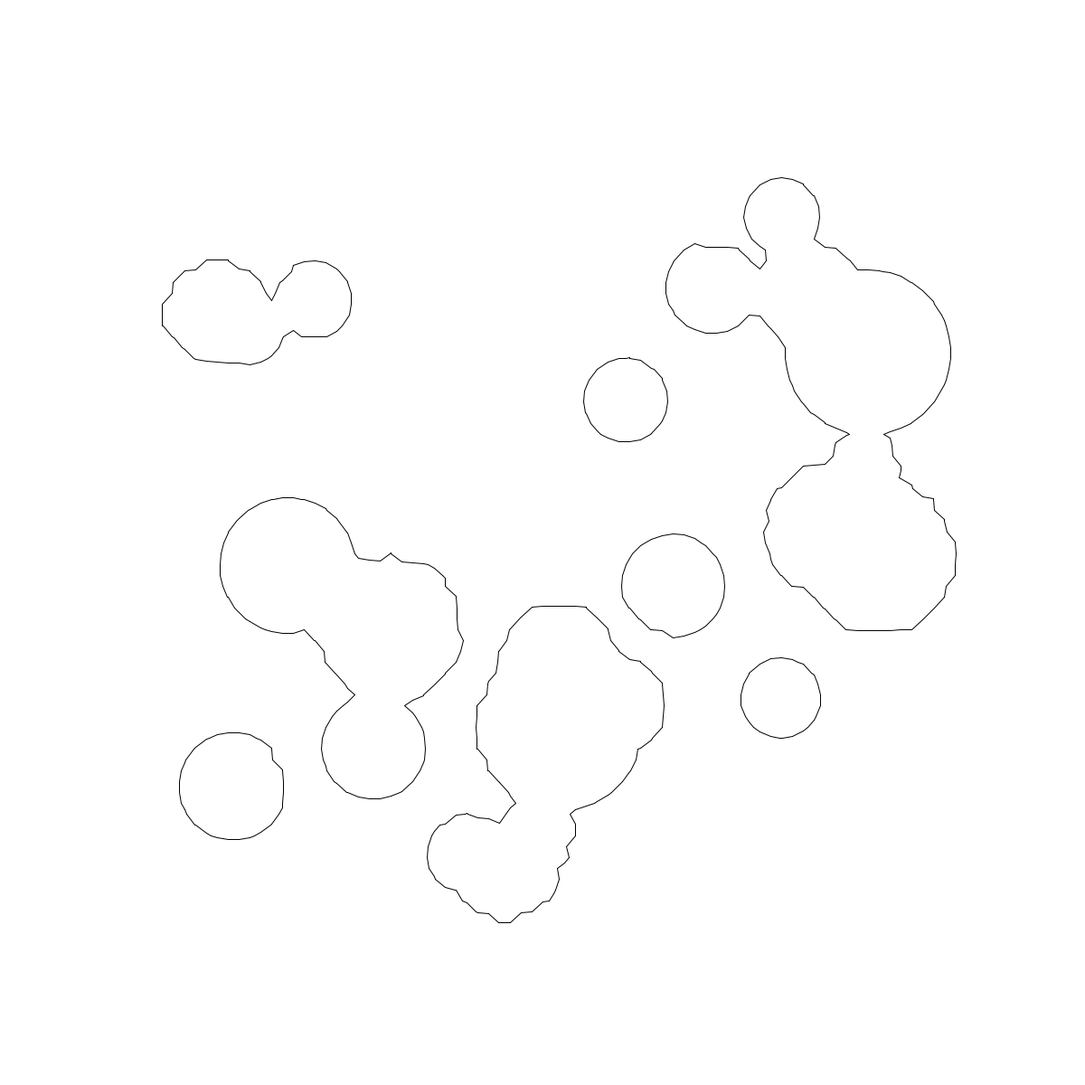
Frame 1 (no input)
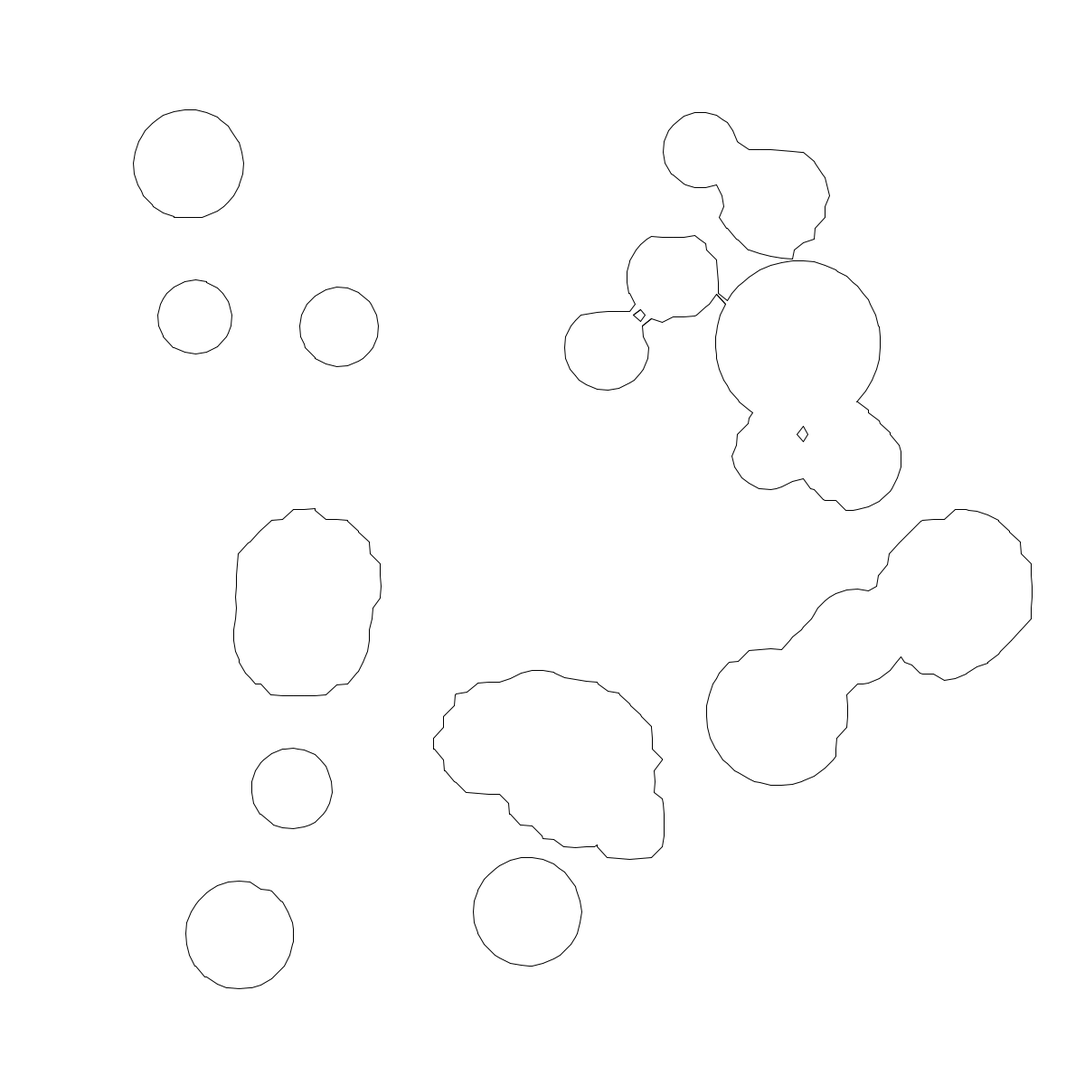
Frame 60 (the mouse pressed at the canvas centre just before this capture)
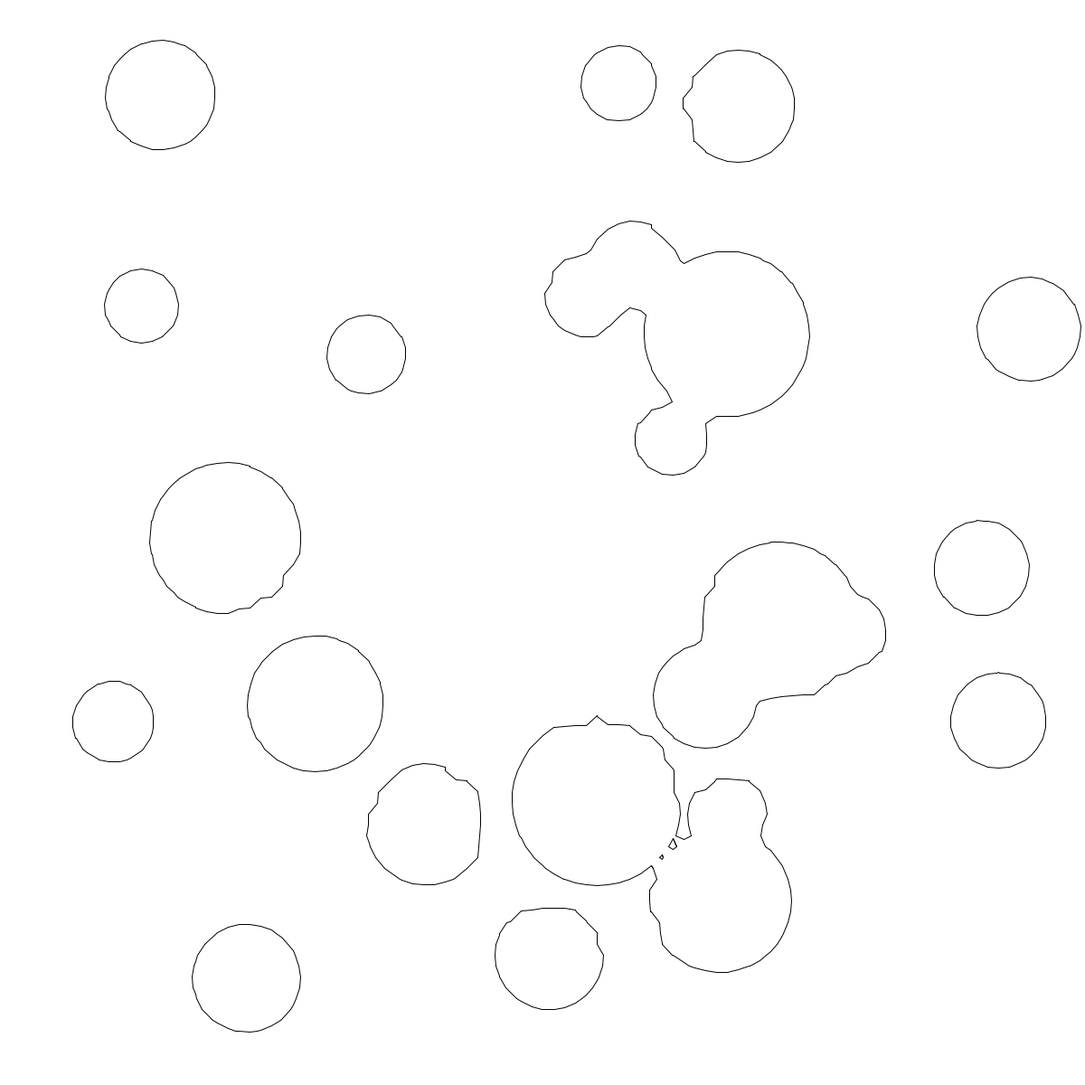
Frame 120 (the mouse held since frame 60 and released just before this capture)

The Processing sketch that drew these frames (run headless with seeded random() and noise(); from frame 60 on, the mouse is pressed at the canvas centre):

// Processing sketch: marching_squares
// ── marching_squares.pde
int WIDTH = 1200;
int HEIGHT = 1200;
int CELL_SIZE = 12;
int XPOINT_COUNT = WIDTH / CELL_SIZE + 1;
int YPOINT_COUNT = HEIGHT / CELL_SIZE + 1;
int CIRCLE_COUNT = 24;

ArrayList<Circle> arrayCircles = new ArrayList<Circle>();
ArrayList<ArrayList<Point>> arrayPoints = new ArrayList<ArrayList<Point>>();
ArrayList<Table> loopUpTable = new ArrayList<Table>();
ArrayList<ArrayList<Cell>> arrayCells = new ArrayList<ArrayList<Cell>>();

class Table
{
    boolean b1;
    boolean b2;
    boolean b3;
    boolean b4;
    boolean r1;
    boolean r2;
    boolean r3;
    boolean r4;

    Table(boolean _b1, boolean _b2, boolean _b3, boolean _b4, boolean _r1, boolean _r2, boolean _r3, boolean _r4)
    {
        b1 = _b1;
        b2 = _b2;
        b3 = _b3;
        b4 = _b4;
        r1 = _r1;
        r2 = _r2;
        r3 = _r3;
        r4 = _r4;
    }
    float GetValueX(Point p1, Point p2)
    {
        float dx = p2.x - p1.x;
        float d = p1.depth + p2.depth;
        return p1.x + dx * (p1.depth / d);
    }
    float GetValueY(Point p1, Point p2)
    {
        float dy = p2.y - p1.y;
        float d = p1.depth + p2.depth;
        return p1.y + dy * (p1.depth / d);
    }
    void Draw(Cell cell)
    {
        float x1 = -1;
        float y1 = -1;
        float x2 = -1;
        float y2 = -1;
        if (r1 && r2 && r3 && r4)
        {
            if (b1 && b3)
            {
                x1 = GetValueX(cell.p1, cell.p2);
                y1 = cell.p1.y;
                x2 = cell.p2.x;
                y2 = GetValueY(cell.p2, cell.p3);
                line(x1, y1, x2, y2);
                x1 = GetValueX(cell.p3, cell.p4);
                y1 = cell.p3.y;
                x2 = cell.p1.x;
                y2 = GetValueY(cell.p1, cell.p4);
                line(x1, y1, x2, y2);
            }
            else
            {
                x1 = GetValueX(cell.p1, cell.p2);
                y1 = cell.p1.y;
                x2 = cell.p1.x;
                y2 = GetValueY(cell.p1, cell.p4);
                line(x1, y1, x2, y2);
                x1 = cell.p2.x;
                y1 = GetValueY(cell.p2, cell.p3);
                x2 = GetValueX(cell.p3, cell.p4);
                y2 = cell.p3.y;
                line(x1, y1, x2, y2);
            }
            line(x1, y1, x2, y2);
        }
        else
        {
            if (r1)
            {
                x1 = GetValueX(cell.p1, cell.p2);
                y1 = cell.p1.y;
            }
            if (r2)
            {
                if (x1 < 0)
                {
                    x1 = cell.p2.x;
                    y1 = GetValueY(cell.p2, cell.p3);
                }
                else
                {
                    x2 = cell.p2.x;
                    y2 = GetValueY(cell.p2, cell.p3);
                }
            }
            if (r3)
            {
                if (x1 < 0)
                {
                    x1 = GetValueX(cell.p3, cell.p4);
                    y1 = cell.p3.y;
                }
                else
                {
                    x2 = GetValueX(cell.p3, cell.p4);
                    y2 = cell.p3.y;
                }
            }
            if (r4)
            {
                if (x1 < 0)
                {
                    x1 = cell.p1.x;
                    y1 = GetValueY(cell.p1, cell.p4);
                }
                {
                    x2 = cell.p1.x;
                    y2 = GetValueY(cell.p1, cell.p4);
                }
            }
            line(x1, y1, x2, y2);
        }
    }
}

class Point {
    float x;
    float y;
    boolean inner;
    float depth;
    Point(float _x, float _y)
    {
        x = _x * CELL_SIZE;
        y = _y * CELL_SIZE;
        inner = false;
        depth = 0;
    }
    void Draw()
    {
        point(x, y);
    }
}

class Circle
{
    float x;
    float y;
    float r;
    float vx;
    float vy;

    Circle(float _x, float _y, float _r, float _vx, float _vy)
    {
        x = _x;
        y = _y;
        r = _r;
        vx = _vx;
        vy = _vy;
    }
    void Draw()
    {
        ellipse(x, y, r * 2, r * 2);
    }
    void Move()
    {
        x = x + vx;
        y = y + vy;
        if (x < r)
        {
            x = r;
            vx = -vx;
        }
        else if (x > WIDTH - r)
        {
            x = WIDTH - r;
            vx = -vx;
        }
        if (y < r)
        {
            y = r;
            vy = -vy;
        }
        else if (y > HEIGHT - r)
        {
            y = HEIGHT - r;
            vy = -vy;
        }
    }
}

class Cell
{
    Point p1;
    Point p2;
    Point p3;
    Point p4;
    Cell(Point _p1, Point _p2, Point _p3, Point _p4)
    {
        p1 = _p1;
        p2 = _p2;
        p3 = _p3;
        p4 = _p4;
    }
    void Draw()
    {
        Table t = findTable(this);
        t.Draw(this);
    }
}

void setup()
{
    size(1200, 1200);
    noFill();
    init();
}

void init()
{
    loopUpTable.add(new Table(false, false, false, false, false, false, false, false));
    loopUpTable.add(new Table(true, false, false, false, true, false, false, true));
    loopUpTable.add(new Table(false, true, false, false, true, true, false, false));
    loopUpTable.add(new Table(true, true, false, false, false, true, false, true));

    loopUpTable.add(new Table(false, false, true, false, false, true, true, false));
    loopUpTable.add(new Table(true, false, true, false, true, true, true, true));
    loopUpTable.add(new Table(false, true, true, false, true, false, true, false));
    loopUpTable.add(new Table(true, true, true, false, false, false, true, true));

    loopUpTable.add(new Table(false, false, false, true, false, false, true, true));
    loopUpTable.add(new Table(true, false, false, true, true, false, true, false));
    loopUpTable.add(new Table(false, true, false, true, true, true, true, true));
    loopUpTable.add(new Table(true, true, false, true, false, true, true, false));

    loopUpTable.add(new Table(false, false, true, true, false, true, false, true));
    loopUpTable.add(new Table(true, false, true, true, true, true, false, false));
    loopUpTable.add(new Table(false, true, true, true, true, false, false, true));
    loopUpTable.add(new Table(true, true, true, true, false, false, false, false));

    for (int i = 0; i < XPOINT_COUNT; ++i)
    {
        ArrayList<Point> array = new ArrayList<Point>();
        arrayPoints.add(array);
        for (int j = 0; j < YPOINT_COUNT; ++j)
        {
            array.add(new Point(i, j));
        }
    }
    for (int i = 0; i < XPOINT_COUNT - 1; ++i)
    {
        ArrayList<Cell> cells = new ArrayList<Cell>();
        arrayCells.add(cells);
        for (int j = 0; j < YPOINT_COUNT - 1; ++j)
        {
            Point p1 = arrayPoints.get(j).get(i);
            Point p2 = arrayPoints.get(j+1).get(i);
            Point p3 = arrayPoints.get(j+1).get(i+1);
            Point p4 = arrayPoints.get(j).get(i+1);
            cells.add(new Cell(p1, p2, p3, p4));
        }
    }

    for (int i = 0; i < CIRCLE_COUNT; ++i)
    {
        float vx = random(1, 5);
        float vy = random(1, 5);
        arrayCircles.add(new Circle(random(200, WIDTH - 200), random(200, HEIGHT - 200), random(40, 100), random(-vx, vx), random(-vy, vy)));
    }
}

void draw()
{
    background(255);

    // move & calc
    circleMove();
    calcPoints();

    // draw
    // drawCircles();
    // drawPoints();
    drawCells();
}

void circleMove()
{
    for (int i = 0; i < CIRCLE_COUNT; ++i)
    {
        arrayCircles.get(i).Move();
    }
}

void calcPoints()
{
    for (int i = 0; i < XPOINT_COUNT; ++i)
    {
        for (int j = 0; j < YPOINT_COUNT; ++j)
        {
            Point p = arrayPoints.get(i).get(j);
            p.inner = false;
            p.depth = 99999;
            for (int x = 0; x < CIRCLE_COUNT; ++x)
            {
                Circle c = arrayCircles.get(x);
                float dx = c.x - p.x;
                float dy = c.y - p.y;
                float d = sqrt(dx * dx + dy * dy);
                float depth = abs(d - c.r);
                if (d < c.r)
                {
                    p.inner = true;
                    p.depth = depth;
                }
                else if (d < p.depth)
                {
                    p.depth = depth;
                }
            }
        }
    }
}

void drawPoints()
{
    for (int i = 0; i < XPOINT_COUNT; ++i)
    {
        for (int j = 0; j < YPOINT_COUNT; ++j)
        {
            Point p = arrayPoints.get(i).get(j);
            if (p.inner)
            {
                p.Draw();
            }
        }
    }
}

void drawCircles()
{
    for (int i = 0; i < CIRCLE_COUNT; ++i)
    {
        arrayCircles.get(i).Draw();
    }
}

void drawCells()
{
    for (int i = 0; i < XPOINT_COUNT - 1; ++i)
    {
        for (int j = 0; j < YPOINT_COUNT - 1; ++j)
        {
            arrayCells.get(i).get(j).Draw();
        }
    }
}

Table findTable(Cell cell)
{
    for (int i = 0; i < 16; ++i)
    {
        Table t = loopUpTable.get(i);
        if ((t.b1 == cell.p1.inner) && (t.b2 == cell.p2.inner) && (t.b3 == cell.p3.inner) && (t.b4 == cell.p4.inner))
        {
            return t;
        }
    }
    return null;
}
